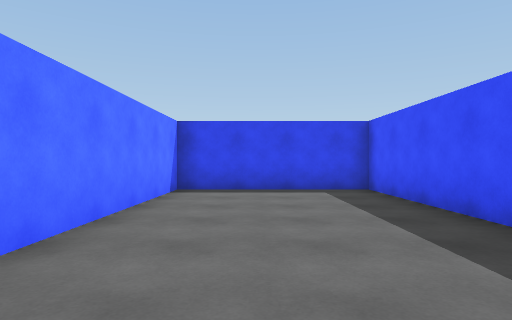
[1] (above)

24 first-person views from a walk through a Unity game level. The camera is 1.2 m above the floor, looks level and sees 75° across. The floor is counted in squares, 1.8 m on a side. Each view is taken from the middle of a square. On the plan, view 1 faces up. The plan holds only what a view shows up to about 10 squares ahead; the rest is blank. The place goes on beyond the plan. The player is left out.

[2]
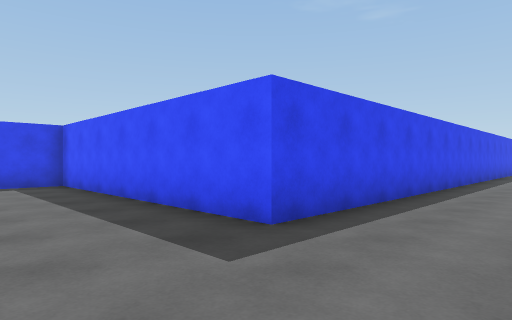

[3]
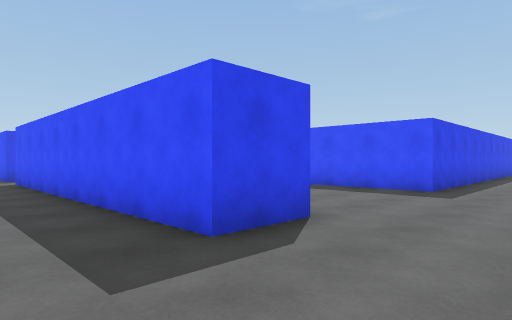

[4]
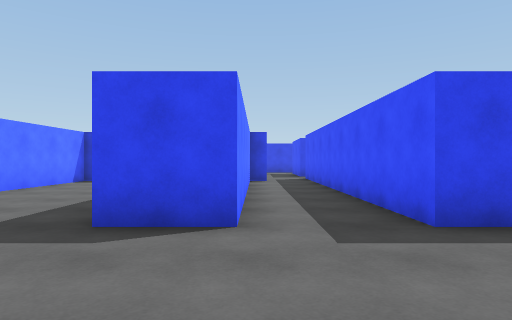

[5]
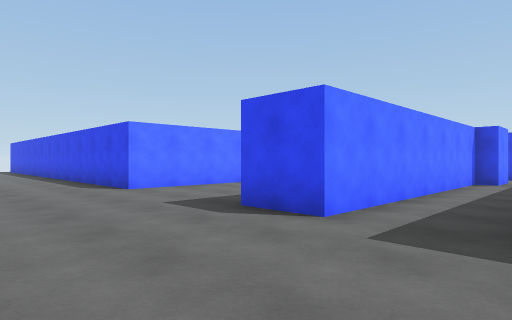

[6]
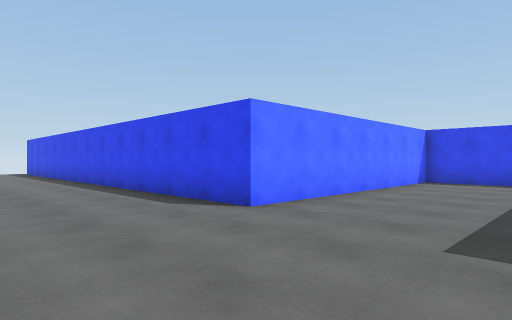

[7]
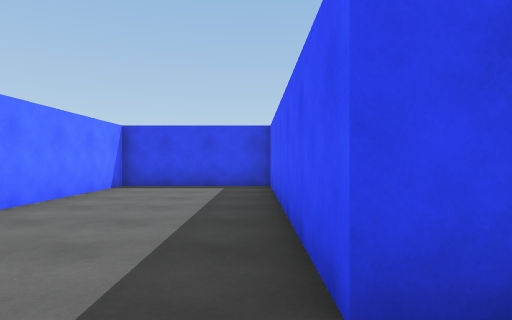

[8]
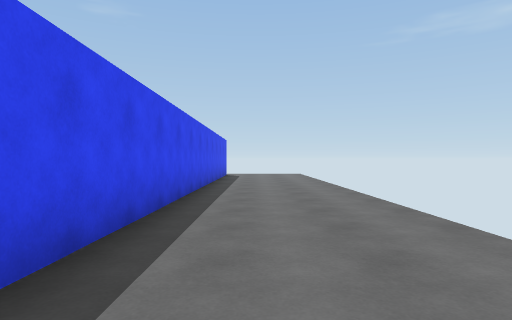

[9]
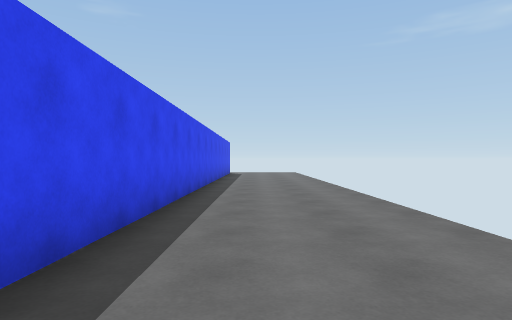

[10]
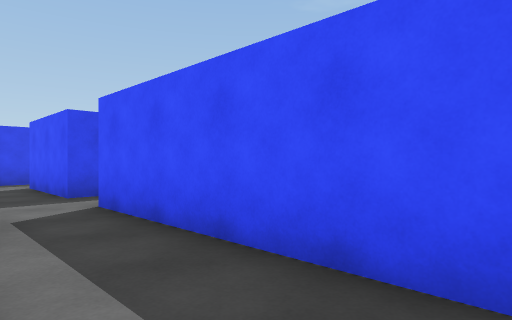

[11]
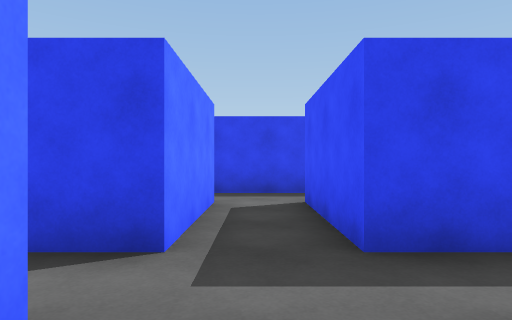

[12]
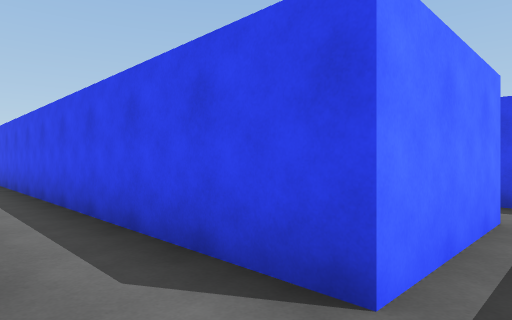

[13]
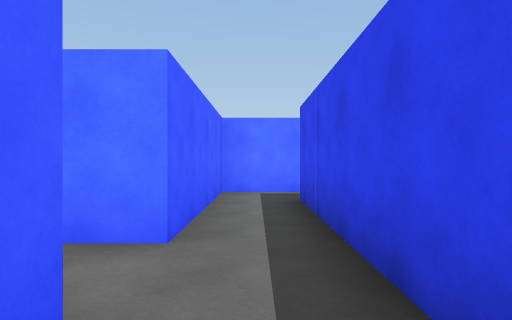

[14]
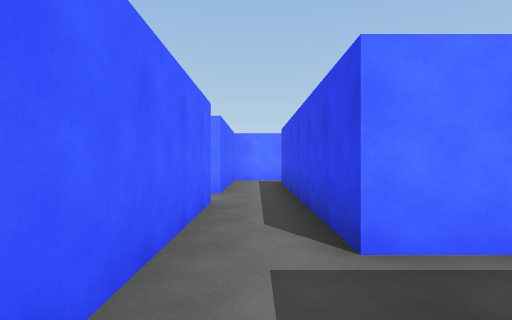

[15]
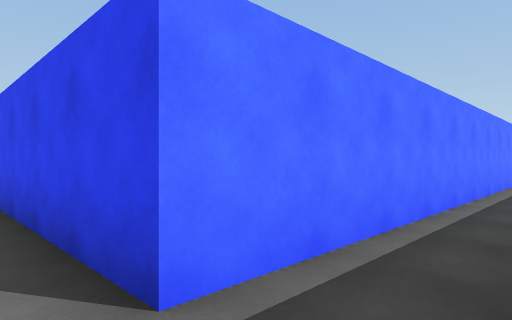

[16]
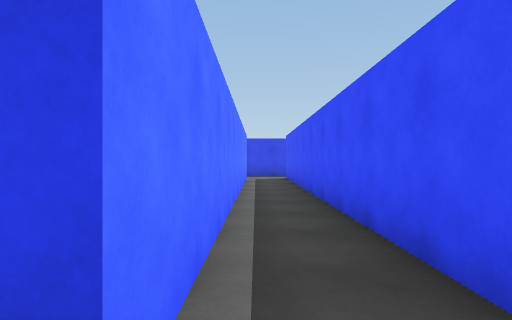

[17]
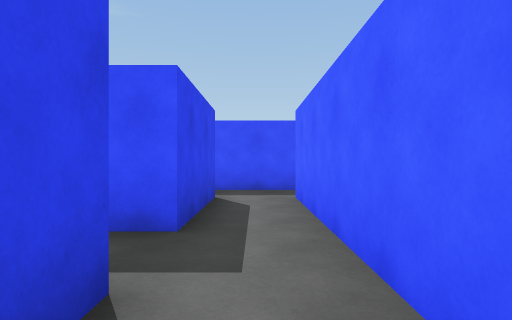

[18]
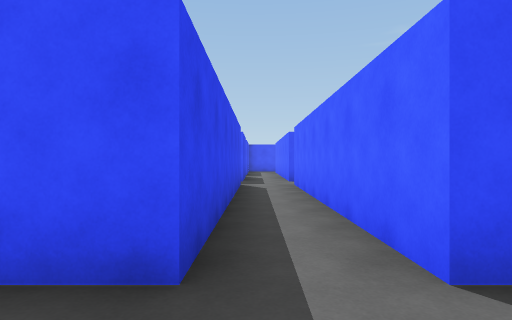

[19]
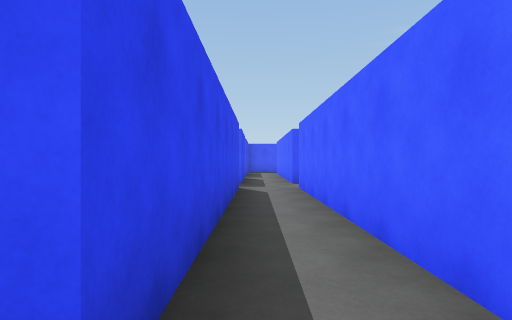

[20]
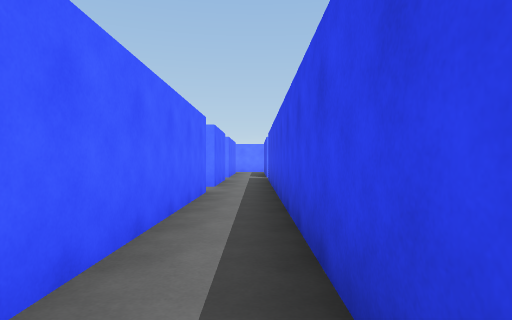

[21]
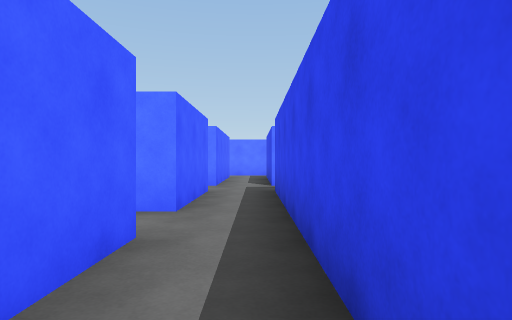

[22]
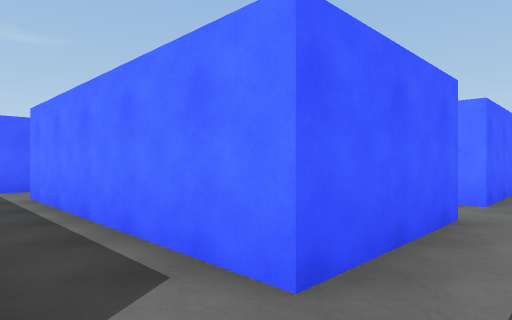

[23]
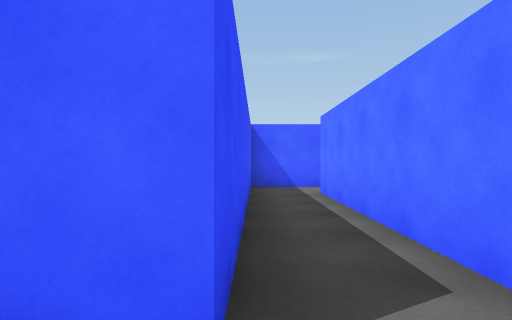

[24]
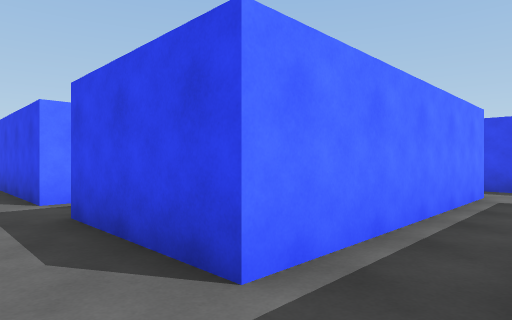

### Floor plan
Points are (right, up) in squares from view 1. A wall is a line through its corners. A room is listed if a view was taken in it or the views show most of it. See-through windows are left out.
Room 1 (views 1, 2, 3, 4, 5, 6, 7, 8, 9, 10, 11, 12)
walls: (-1.8, 0.3) (-3.2, 0.3) (-3.2, 9); (-6.6, 7.5) (-10.4, 7.5) (-10.4, 0.3) (-15.5, 0.3); (-4.7, 9) (-4.7, 7.5) (-5.2, 7.5) (-5.2, 0.3) (-6.6, 0.3) (-6.6, 7.1); (12.5, 0.3) (2.5, 0.3) (2.5, 7.5) (-1.8, 7.5) (-1.8, 2.2)
ways out: opening at (-4, 9) to room 5
Room 2 (views 13, 17)
walls: (-3.2, 13.3) (-0.5, 13.3); (-0.3, 14.7) (-4.4, 14.7)
ways out: opening at (-1, 14) to room 3; opening at (-4, 13) to room 5; opening at (-5, 14)
Room 3 (views 14, 15, 16)
walls: (-0.3, 24.1) (-0.3, 14.7); (-0.5, 13.3) (4, 13.3); (3.9, 14.7) (1.1, 14.7) (1.1, 24)
ways out: opening at (-1, 14) to room 2; opening at (4, 14)
Room 4 (views 18, 20, 21, 22, 23, 24)
walls: (-15.5, 9) (-13.3, 9) (-13.3, 3.2) (-15.5, 3.2); (-11.9, 2.5) (-11.9, 9) (-6.2, 9); (-13.6, 1.8) (-11.9, 1.8); (-4.7, 10.4) (-15.5, 10.4)
ways out: opening at (-5, 10) to room 5
Room 5 (view 19)
walls: (-3.2, 9) (4, 9); (3.8, 10.4) (-3.2, 10.4) (-3.2, 13.3); (-4.7, 13.3) (-4.7, 10.4)
ways out: opening at (-4, 9) to room 1; opening at (-4, 13) to room 2; opening at (-5, 10) to room 4; opening at (4, 10)

Where each view was taken, in squares from view 1:
view 1: 0 up, 0 right, facing up
view 2: 2 down, 0 right, facing up-right
view 3: 2 down, 5 left, facing up-right
view 4: 3 down, 5 left, facing up
view 5: 3 down, 3 left, facing up-left
view 6: 3 down, 7 left, facing up-left
view 7: 1 down, 7 left, facing up
view 8: 1 down, 5 right, facing right
view 9: 1 down, 3 right, facing right
view 10: 4 up, 5 left, facing up-right
view 11: 8 up, 4 left, facing up
view 12: 9 up, 4 left, facing up-left
view 13: 14 up, 2 left, facing left
view 14: 14 up, 2 right, facing left
view 15: 14 up, 1 right, facing up-left
view 16: 14 up, 0 right, facing up
view 17: 14 up, 2 left, facing right
view 18: 10 up, 5 left, facing right
view 19: 10 up, 4 left, facing right
view 20: 10 up, 5 left, facing left
view 21: 10 up, 9 left, facing left
view 22: 10 up, 12 left, facing down-left
view 23: 10 up, 12 left, facing down
view 24: 2 up, 12 left, facing up-left
